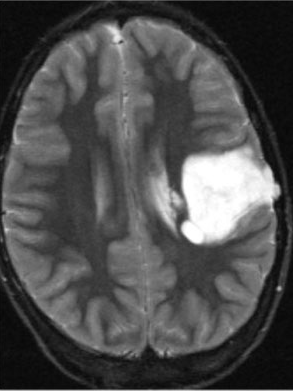
#> input picture psio/zadanie 4/brain_tumor.png, 293 x 391 px
$ python 01.py
#> lines starting #> are read from the running program, lines starting #| are printed output that depends on the picture; after the words box and inside, x2 and y2 are one past the last pixel; in counts of white or black regions, pixels touching at a corner belong together
import matplotlib.pyplot as plt
import matplotlib.image as mpimg
import numpy as np
import skimage.measure
from skimage import io
from skimage.transform import resize, rescale
from skimage.color import rgb2gray
from skimage.filters import try_all_threshold, threshold_minimum, threshold_yen
from skimage.morphology import disk, ball
from skimage.filters.rank import maximum

img = io.imread('brain_tumor.png')
#> img is the input picture: shape (391, 293, 3); min 5, max 255, mean 77.2
img = np.array(rgb2gray(img) * 255, dtype=int)
#> img: shape (391, 293) int64


fig, ax = plt.subplots(figsize=(5, 5), constrained_layout=True)

thr_min = threshold_minimum(img)
#> thr_min = 45
img_seg = img > thr_min
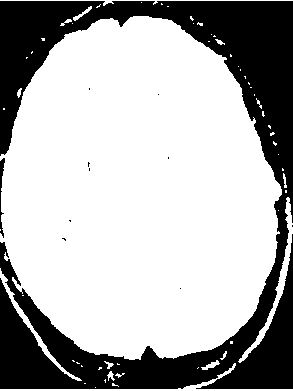
#> img_seg: shape (391, 293) bool; 68.6% white; 11 black regions (9 under 20 px)
labels, num = skimage.measure.label(img_seg, return_num=True)
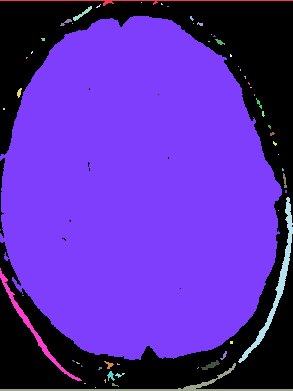
#> labels: shape (391, 293) int32; 60 distinct labels, from 0 to 59; one colour per label, 0 black
#> num = 59
print(num)
#| 59

props = skimage.measure.regionprops(labels)
#> props = 59 regions; largest, box (x1, y1, x2, y2) and area: (0, 16, 282, 360) 75335, (238, 197, 293, 363) 916, (0, 363, 293, 391) 780, (0, 268, 82, 381) 589, (0, 0, 293, 6) 331
areas = [x.area for x in props]
#> areas = 59 values, max 75335 at index 6, min 1 at index 1, mean 1331.7
max_index = np.argmax(areas)
#> max_index = 6
seg_brain = (labels == props[max_index].label)
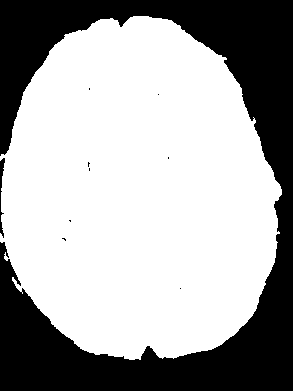
#> seg_brain: shape (391, 293) bool; 65.8% white; 10 black regions (8 under 20 px), largest, box (x1, y1, x2, y2) and area: (0, 0, 293, 391) 39040, (0, 158, 5, 238) 164
#select tumor
thr_yen = threshold_yen(img) + 10
#> thr_yen = 134
img_tum = img > thr_yen
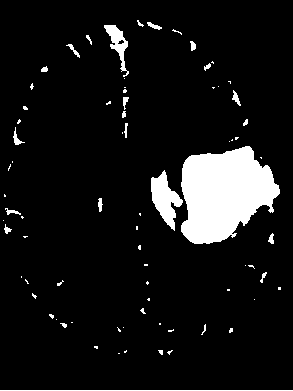
#> img_tum: shape (391, 293) bool; 8.4% white; 76 white regions (52 under 20 px)
labels_tum, num = skimage.measure.label(img_tum, return_num=True)
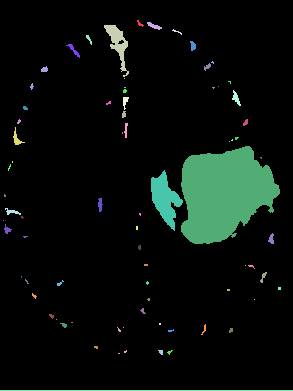
#> labels_tum: shape (391, 293) int32; 77 distinct labels, from 0 to 76; one colour per label, 0 black
#> num = 76
print(num)
#| 76

props_tum = skimage.measure.regionprops(labels_tum)
#> props_tum = 76 regions; largest, box (x1, y1, x2, y2) and area: (181, 146, 280, 244) 6786, (151, 170, 183, 231) 948, (104, 25, 129, 77) 456, (0, 390, 293, 391) 293, (13, 127, 25, 145) 68
areas_tum = [x.area for x in props_tum]
#> areas_tum = 76 values, max 6786 at index 30, min 1 at index 10, mean 126.8
max_index_tum = np.argmax(areas_tum)
#> max_index_tum = 30
seg_brain_tum = (labels_tum == props_tum[max_index_tum].label)
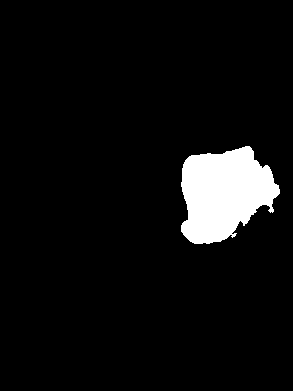
#> seg_brain_tum: shape (391, 293) bool; 5.9% white; 1 white region, box (x1, y1, x2, y2) and area: (181, 146, 280, 244) 6786

seg = np.zeros((img.shape[0], img.shape[1], 3), dtype=np.float32)
seg[:,:,0] = seg_brain
seg[:,:,2] = seg_brain_tum
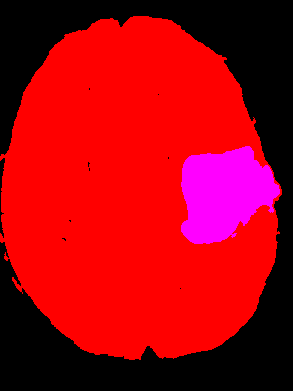
#> seg: shape (391, 293, 3) float32; mean of channels 0, 1, 2 0.658, 0, 0.0592; drawn as R, G, B

ax.imshow(seg, cmap='tab20c')

plt.show()
